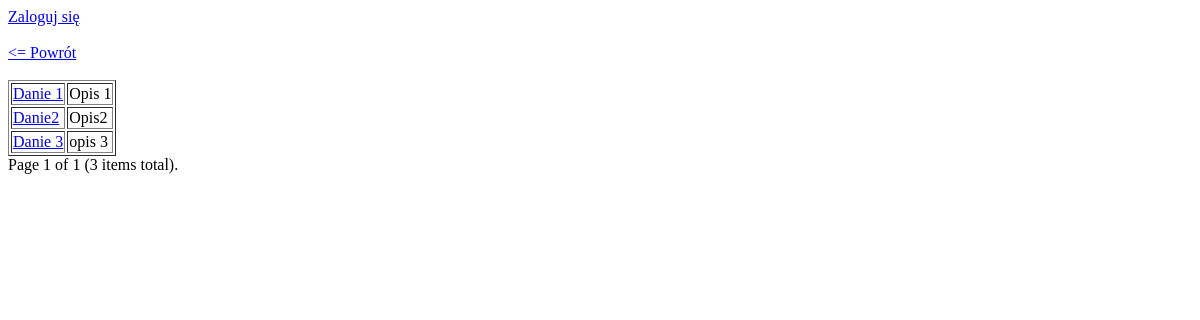
Before: /dish_list/ with the older database file.
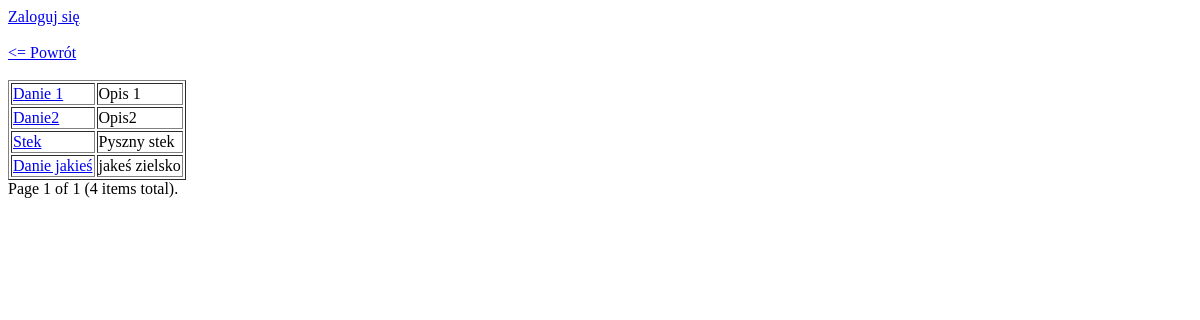
After: the same page with the newer database file.
### menu/models.py (models this page shows, shortened)
class Dish(models.Model):
    name = models.CharField(max_length=50, unique=True, verbose_name='Nazwa')
    description = models.TextField(max_length=1000, verbose_name='Opis')
    price = models.FloatField(verbose_name='Cena')
    preparation_time = models.IntegerField(verbose_name='Czas przygotowania')
    is_vege = models.BooleanField(verbose_name='Danie wegetariańskie')
    picture = models.ImageField(default = 'default.jpg',verbose_name='Zdjęcie dania')
    created = models.DateTimeField(editable=False)
    modified = models.DateTimeField(auto_now=True)

### menu/views.py (the view)
# urls.py: path(r'dish_list/', views.DishListView.as_view(), name='dish_list'),
class DishListView(ListView):
    model = Dish
    template_name = 'dish_list_view.html'
    paginate_by = 10

### templates/dish_list_view.html (shortened to what this page needs)
{% extends 'base.html' %}
{% block body %}
    <a href="/"><= Powrót</a>
    <br/><br/>
    <table border="1">
    {% for object in object_list %}
        <tr><td><a href="/dish_detail/{{ object.pk }}">{{ object.name }}</a></td><td>{{ object.description }}</td></tr>
    {% endfor %}
    </table>
    {% include "_pagination.html" %}
    <br/><br/>
{% endblock %}

Changed rows visible on the page:
removed Dish: name "Danie 3", description "opis 3"
added Dish: name "Stek", description "Pyszny stek"
added Dish: name "Danie jakieś", description "jakeś zielsko"
Other visible differences:
{{ page_obj.paginator.count }}: "3" → "4"
